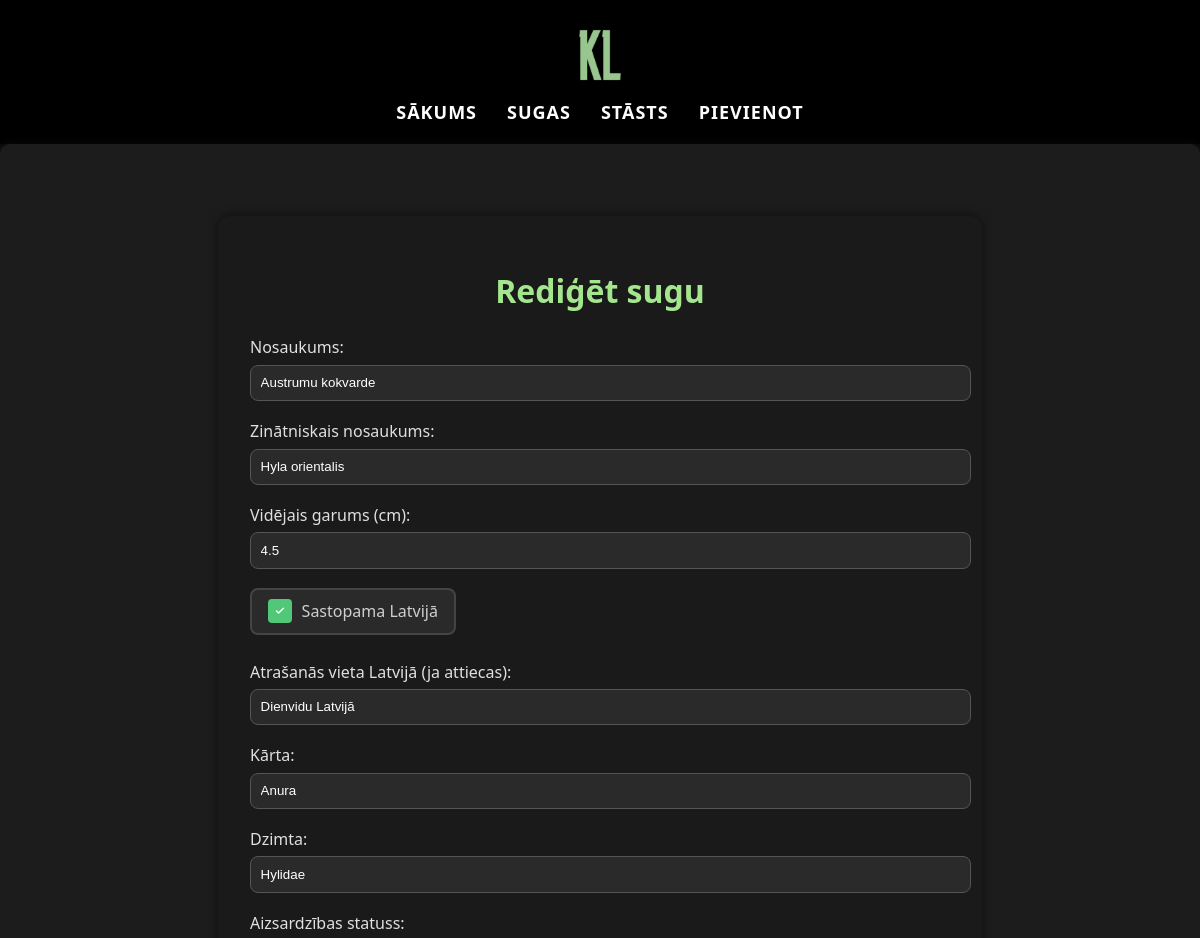
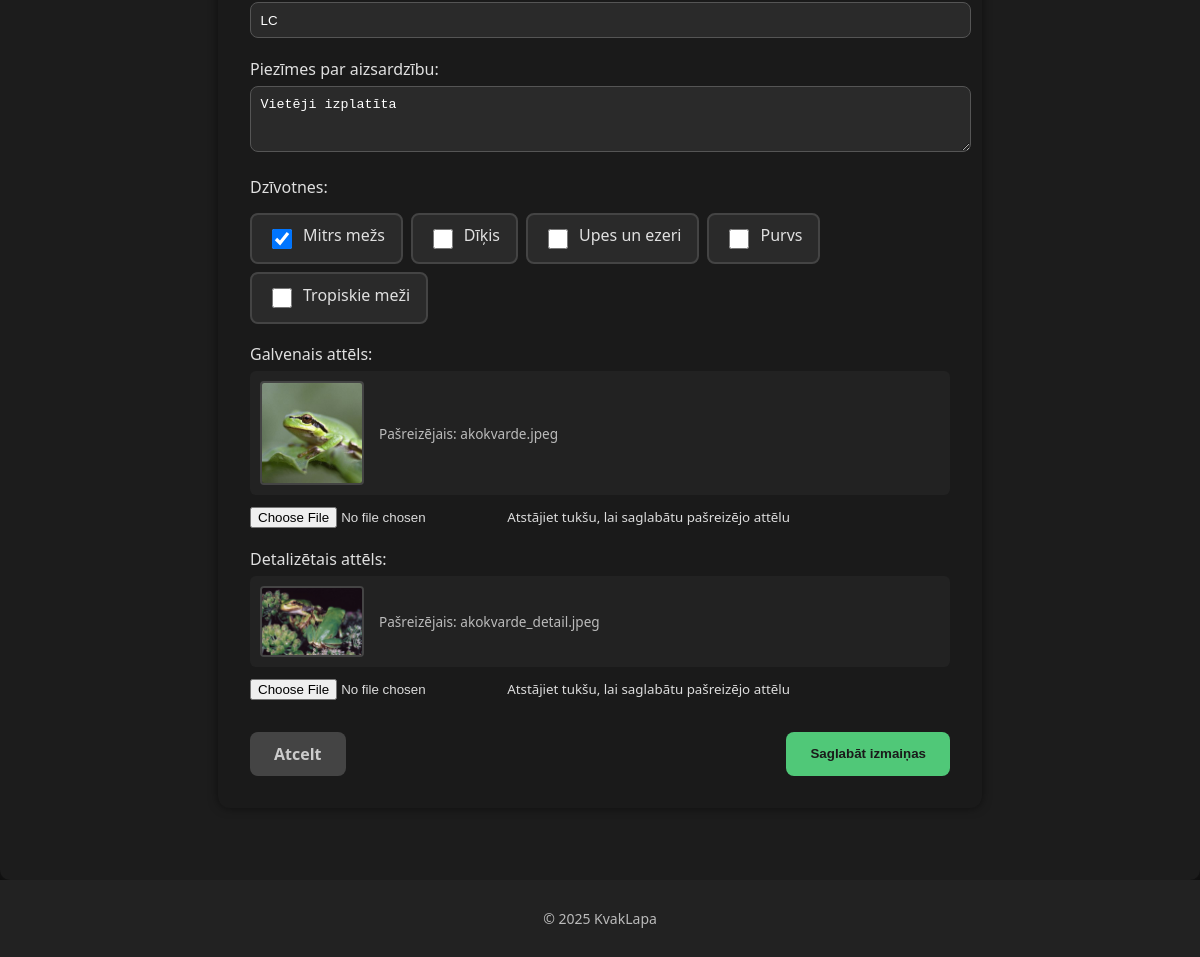
The app's page /rediget-sugu/1 with its own data (2 pictures, top to bottom).
### tables this page shows
CREATE TABLE species (
    id INTEGER PRIMARY KEY AUTOINCREMENT,
    name TEXT NOT NULL,
    scientific_name TEXT,
    found_in_latvia BOOLEAN,
    latvia_location TEXT,
    average_length_cm REAL
, image TEXT, detail_image TEXT);

CREATE TABLE classification (
    id INTEGER PRIMARY KEY AUTOINCREMENT,
    species_id INTEGER,
    "order" TEXT,
    family TEXT,
    FOREIGN KEY (species_id) REFERENCES species(id) ON DELETE CASCADE
);

CREATE TABLE conservation_status (
    id INTEGER PRIMARY KEY AUTOINCREMENT,
    species_id INTEGER,
    status TEXT,
    notes TEXT,
    FOREIGN KEY (species_id) REFERENCES species(id) ON DELETE CASCADE
);

CREATE TABLE habitat (
    id INTEGER PRIMARY KEY AUTOINCREMENT,
    habitat_type TEXT
);

### app.py (the view, shortened to what this page needs)
@app.route("/rediget-sugu/<int:species_id>", methods=["GET", "POST"])
def edit_species(species_id):
    conn = get_db_connection()
    species = conn.execute("SELECT * FROM species WHERE id = ?", (species_id,)).fetchone()
    classification = conn.execute("SELECT * FROM classification WHERE species_id = ?",
                                (species_id,)).fetchone()
    conservation = conn.execute("SELECT * FROM conservation_status WHERE species_id = ?",
                              (species_id,)).fetchone()
    habitats = conn.execute("SELECT id, habitat_type FROM habitat").fetchall()
    species_habitats = conn.execute("""
        SELECT habitat_id FROM species_habitats WHERE species_id = ?
    """, (species_id,)).fetchall()
    species_habitat_ids = [h['habitat_id'] for h in species_habitats]
    conn.close()
    return render_template("edit_species.html",
                         species=species,
                         classification=classification,
                         conservation=conservation,
                         habitats=habitats,
                         species_habitat_ids=species_habitat_ids)

### app.py (called while the page is built)
def get_db_connection():
    db = Path(__file__).parent / "KvakLapa.db"
    conn = sqlite3.connect(db)
    conn.row_factory = sqlite3.Row
    return conn

### templates/edit_species.html (shortened to what this page needs)
{% extends "base.html" %}
{% block content %}
<div class="species-form">
    <h1>Rediģēt sugu</h1>
    <form method="POST" enctype="multipart/form-data">
        <div class="form-group">
            <label for="name">Nosaukums:</label>
            <input type="text" id="name" name="name" value="{{ species.name }}" required>
        </div>
        <div class="form-group">
            <label for="scientific_name">Zinātniskais nosaukums:</label>
            <input type="text" id="scientific_name" name="scientific_name" value="{{ species.scientific_name }}" required>
        </div>
        <div class="form-group">
            <label for="average_length_cm">Vidējais garums (cm):</label>
            <input type="number" id="average_length_cm" name="average_length_cm" step="0.1" value="{{ species.average_length_cm }}" required>
        </div>
        <div class="form-group custom-checkbox-container">
            <label for="found_in_latvia" class="custom-checkbox-label">Sastopama Latvijā</label>
        </div>
        <div class="form-group">
            <label for="latvia_location">Atrašanās vieta Latvijā (ja attiecas):</label>
            <input type="text" id="latvia_location" name="latvia_location" value="{{ species.latvia_location }}">
        </div>
        <div class="form-group">
            <label for="order">Kārta:</label>
            <input type="text" id="order" name="order" value="{{ classification.order }}" required>
        </div>
        <div class="form-group">
            <label for="family">Dzimta:</label>
            <input type="text" id="family" name="family" value="{{ classification.family }}" required>
        </div>
        <div class="form-group">
            <label for="status">Aizsardzības statuss:</label>
            <input type="text" id="status" name="status" value="{{ conservation.status }}" required>
        </div>
        <div class="form-group">
            <label for="notes">Piezīmes par aizsardzību:</label>
            <textarea id="notes" name="notes" rows="3">{{ conservation.notes }}</textarea>
        </div>
        <div class="form-group">
            <label>Dzīvotnes:</label>
            <div class="habitats-container">
                {% for habitat in habitats %}
                <div class="habitat-checkbox">
                    <input type="checkbox" id="habitat{{ habitat.id }}" name="habitats" value="{{ habitat.id }}"
                    {% if habitat.id in species_habitat_ids %}checked{% endif %}>
                    <label for="habitat{{ habitat.id }}">{{ habitat.habitat_type }}</label>
                </div>
                {% endfor %}
            </div>
        </div>
        <div class="form-group">
            <label for="image">Galvenais attēls:</label>
            {% if species.image %}
                <div class="current-image">
                    <img src="{{ url_for('static', filename='images/species/' + species.image) }}" width="100" alt="Pašreizējais attēls">
                    <p>Pašreizējais: {{ species.image }}</p>
                </div>
            {% endif %}
            <input type="file" id="image" name="image" accept="image/*">
            <small>Atstājiet tukšu, lai saglabātu pašreizējo attēlu</small>
        </div>
        <div class="form-group">
            <label for="detail_image">Detalizētais attēls:</label>
            {% if species.detail_image %}
                <div class="current-image">
                    <img src="{{ url_for('static', filename='images/species/' + species.detail_image) }}" width="100" alt="Pašreizējais detalizētais attēls">
                    <p>Pašreizējais: {{ species.detail_image }}</p>
                </div>
            {% endif %}
            <input type="file" id="detail_image" name="detail_image" accept="image/*">
            <small>Atstājiet tukšu, lai saglabātu pašreizējo attēlu</small>
        </div>
        <div class="form-actions">
            <a href="{{ url_for('species_detail', species_id=species.id) }}" class="cancel-button">Atcelt</a>
            <button type="submit" class="submit-button">Saglabāt izmaiņas</button>
        </div>
    </form>
</div>
{% endblock %}

### static/style.css (style rules this page uses)
body { font-family: 'Segoe UI', Tahoma, Geneva, Verdana, sans-serif; background-color: #0e0e0e; color: #e0e0e0; margin: 0; padding: 0; }
.custom-checkbox-container input[type="checkbox"]:checked + .custom-checkbox-label::before { background-color: #50c878; border-color: #50c878; background-repeat: no-repeat; background-position: center; background-size: 14px 14px; }
.species-form { max-width: 700px; margin: 2rem auto; background-color: #1a1a1a; padding: 2rem; border-radius: 12px; box-shadow: 0 0 10px rgba(0, 0, 0, 0.5); color: #dcdcdc; font-family: 'Segoe UI', sans-serif; }
.species-form h1 { text-align: center; color: #a4e68d; margin-bottom: 1.5rem; }
.form-group { margin-bottom: 1.2rem; }
label { display: block; margin-bottom: 0.4rem; color: #e0e0e0; font-weight: 500; }
input[type="text"], input[type="number"], textarea, select { width: 100%; padding: 0.6rem; border-radius: 8px; border: 1px solid #555; background-color: #2a2a2a; color: #fff; }
textarea { resize: vertical; }
.habitats-container { display: flex; flex-wrap: wrap; gap: 0.5rem; padding-top: 0.5rem; }
.habitat-checkbox { background-color: #2a2a2a; padding: 0.6rem 1rem; border-radius: 8px; display: flex; align-items: center; gap: 0.5rem; border: 2px solid #444; }
.habitat-checkbox input[type="checkbox"] { width: 20px; height: 20px; }
.form-actions { display: flex; justify-content: space-between; margin-top: 2rem; }
.submit-button, .cancel-button { padding: 0.7rem 1.5rem; border: none; border-radius: 8px; text-decoration: none; font-weight: bold; cursor: pointer; }
.submit-button { background-color: #50c878; color: #1a1a1a; }
.cancel-button { background-color: #444; color: #ccc; }
label.custom-checkbox-label { display: inline-flex; align-items: center; gap: 0.6rem; padding: 0.6rem 1rem; border: 2px solid #444; border-radius: 8px; background-color: #2a2a2a; color: #cfcfcf; font-size: 1rem; cursor: pointer; transition: all 0.2s ease-in-out; user-select: none; position: relative; }
label.custom-checkbox-label::before { content: ''; width: 20px; height: 20px; display: inline-block; border: 2px solid #888; border-radius: 4px; background-color: #1e1e1e; transition: background 0.2s, border 0.2s; }
input[type="checkbox"]#found_in_latvia:checked+label.custom-checkbox-label::before { background-color: #50c878; border-color: #50c878; background-repeat: no-repeat; background-position: center; background-size: 14px 14px; }
.custom-checkbox-label::before { content: ''; width: 20px; height: 20px; display: inline-block; border: 2px solid #888; border-radius: 4px; background-color: #1e1e1e; transition: background 0.2s, border 0.2s; }
.current-image { margin-bottom: 10px; padding: 10px; background-color: #222; border-radius: 6px; display: flex; align-items: center; gap: 15px; }
.current-image img { border-radius: 4px; border: 2px solid #444; }
.current-image p { margin: 0; font-size: 0.85rem; color: #bbb; }

### records on screen
species: name "Austrumu kokvarde", scientific_name "Hyla orientalis", average_length_cm "4.5", latvia_location "Dienvidu Latvijā", image (picture), image "akokvarde.jpeg", detail_image (picture), detail_image "akokvarde_detail.jpeg"
classification: order "Anura", family "Hylidae"
conservation_status: status "LC", notes "Vietēji izplatīta"
habitat: habitats "☑", habitat_type "Mitrs mežs"
habitat: habitat_type "Dīķis"
habitat: habitat_type "Upes un ezeri"
habitat: habitat_type "Purvs"
habitat: habitat_type "Tropiskie meži"
